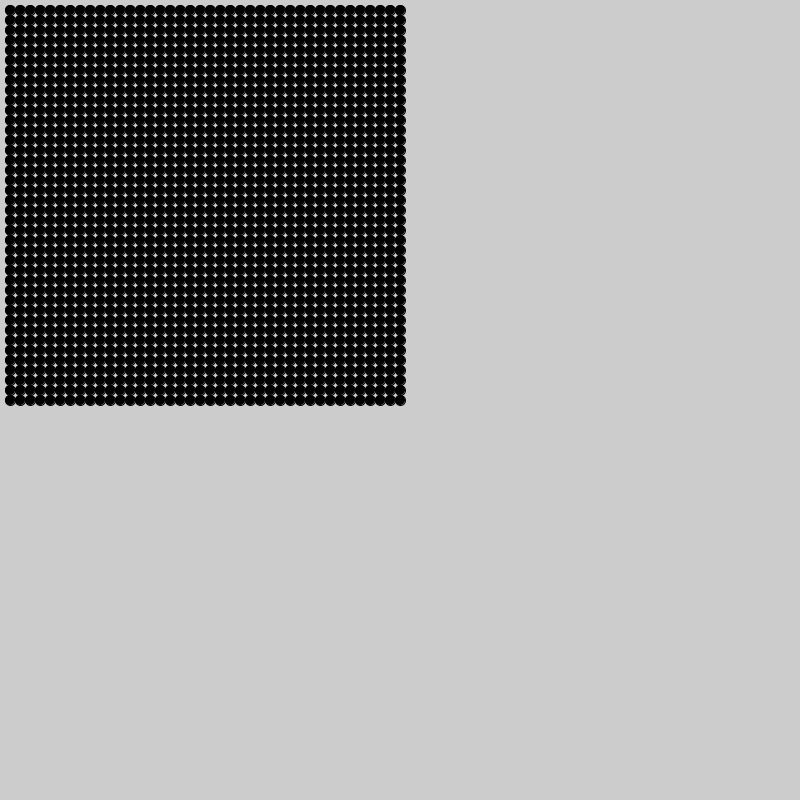
Frame 1 (no input)
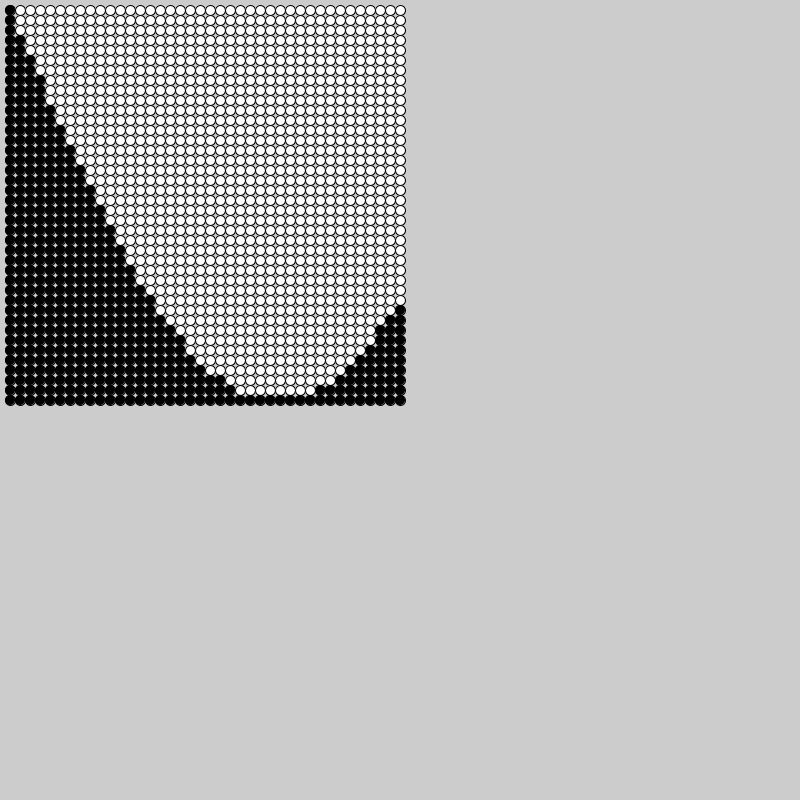
Frame 60 (the mouse pressed at the canvas centre just before this capture)
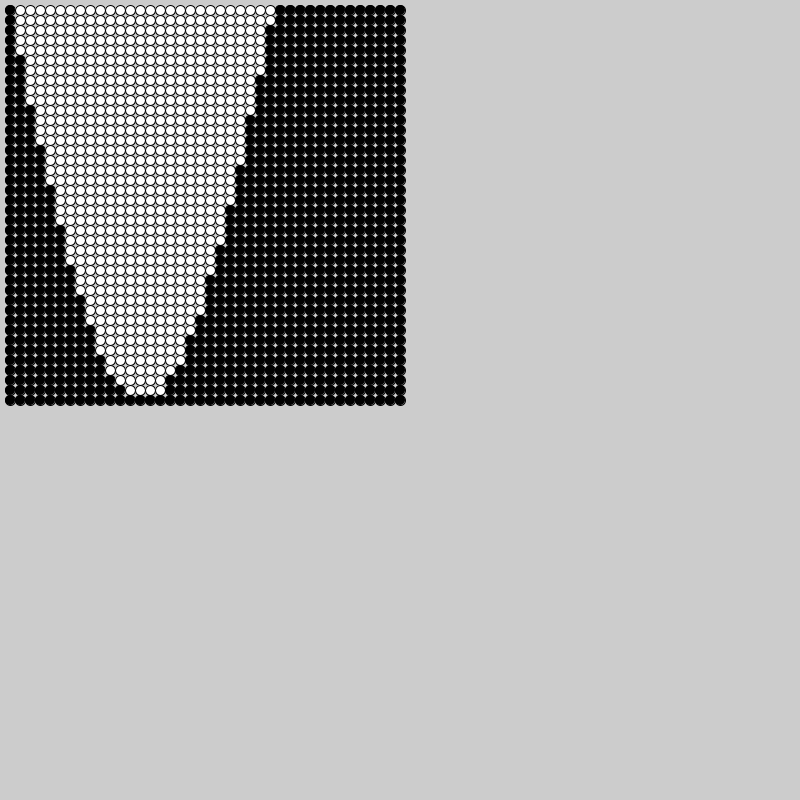
Frame 120 (the mouse held since frame 60 and released just before this capture)

The Processing sketch that drew these frames (run headless with seeded random() and noise(); from frame 60 on, the mouse is pressed at the canvas centre):

// Processing sketch: sinBasedDesign
// ── sinBasedDesign.pde
int xnum = 40;
int ynum = 40;
Dot[][] grid = new Dot[xnum][ynum];
float time = 0;

void setup(){
  size(800,800);
  frameRate(30);
  for(int i = 0; i <xnum; i++){
    for(int ii = 0; ii <ynum ; ii++){
    grid[i][ii] =  new Dot(i*10, ii*10, false);
    }
  }
}

void draw(){
   background(204); 
   
   for(int i = 0; i < xnum; i++){
    for(int ii = 0; ii < ynum ; ii++){
      if(sin(i*time)>0 &&sin(i*time)>map(ii,0,ynum-1,0,1)){
         grid[i][ii].on = true;
      }
      else{
         grid[i][ii].on = false;
      }
      grid[i][ii].draw();
    }
   }
  time+=0.001;
}

class Dot {
  float xpos, ypos;
  boolean on;
   Dot (float x,float y, boolean _on){
     xpos = x;
     ypos = y;
     on = _on;
   }
   void draw(){
     if(on){
       fill(255);
     }
     else{
       fill(0);
     }
      ellipse(xpos+10 ,ypos+10, 10,10);
     
   }
   
}
